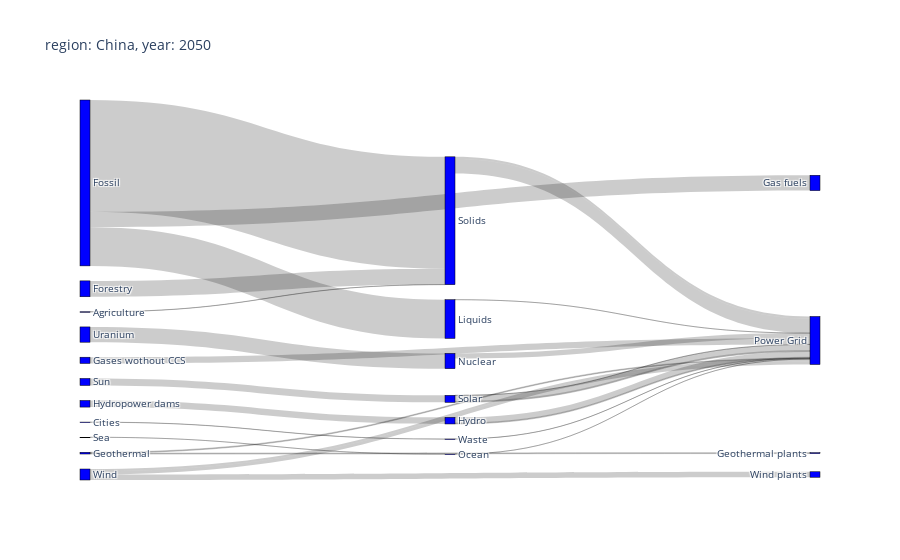

Write notebook code for a chart like this one.
### Markdown cell above
* **Sankey diagram of part of the Chinese energy system in 2050**

### Code cell
sankey_mapping = {
    "Primary Energy|Agriculture Products": ("Agriculture", "Solids"),
    "Primary Energy|Coal": ("Fossil", "Solids"),
    "Primary Energy|Forestry Products": ("Forestry", "Solids"),
    "Primary Energy|Geothermal": ("Geothermal", "Geothermal plants"),
    "Primary Energy|Hydropower": ("Hydropower dams", "Hydro"),
    "Primary Energy|Natural Gas": ("Fossil", "Gas fuels"),
    "Primary Energy|Nuclear": ("Uranium", "Nuclear"),
    "Primary Energy|Ocean": ("Sea", "Ocean"),
    "Primary Energy|Oil": ("Fossil", "Liquids"),
    "Primary Energy|Solar": ("Sun", "Solar"),
    "Primary Energy|Waste": ("Cities", "Waste"),
    "Primary Energy|Wind": ("Wind", "Wind plants"),

    "Secondary Energy|Electricity|Gas Fuels|w/ CCS": ("Gas fuels", "Power Grid"),
    "Secondary Energy|Electricity|Gas Fuels|w/o CCS": ("Gases wothout CCS", "Power Grid"),
    "Secondary Energy|Electricity|Geothermal": ("Geothermal", "Power Grid"),
    "Secondary Energy|Electricity|Hydro|Dammed": ("Hydro", "Power Grid"),
    "Secondary Energy|Electricity|Hydro|Run Of River": ("Hydro", "Power Grid"),
    "Secondary Energy|Electricity|Liquid Fuels|w/ CCS": ("Liquids", "Power Grid"),
    "Secondary Energy|Electricity|Liquid Fuels|w/o CCS": ("Liquids", "Power Grid"),
    "Secondary Energy|Electricity|Nuclear": ("Nuclear", "Power Grid"),
    "Secondary Energy|Electricity|Ocean": ("Ocean", "Power Grid"),
    "Secondary Energy|Electricity|Solar|CSP": ("Solar", "Power Grid"),
    "Secondary Energy|Electricity|Solar|Open Space|PV": ("Solar", "Power Grid"),
    "Secondary Energy|Electricity|Solar|Urban|PV": ("Solar", "Power Grid"),
    "Secondary Energy|Electricity|Solid|Biomass|w/ CCS": ("Solids", "Power Grid"),
    "Secondary Energy|Electricity|Solid|Biomass|w/o CCS": ("Solids", "Power Grid"),
    "Secondary Energy|Electricity|Solid|Fossil|w/ CCS": ("Solids", "Power Grid"),
    "Secondary Energy|Electricity|Solid|Fossil|w/o CCS": ("Solids", "Power Grid"),
    "Secondary Energy|Electricity|Waste|w/ CCS": ("Waste", "Power Grid"),
    "Secondary Energy|Electricity|Waste|w/o CCS": ("Waste", "Power Grid"),
    "Secondary Energy|Electricity|Wind|Offshore": ("Wind", "Power Grid"),
    "Secondary Energy|Electricity|Wind|Onshore": ("Wind", "Power Grid")
}


data = df.filter(**args,region="China", year=2050, unit="EJ/yr").plot.sankey(mapping=sankey_mapping)
# calling `show()` is necessary to have the thumbnail in the gallery overview
plotly.io.show(data)

### Figure 1 — Plotly figure (JSON) as saved in the notebook; plotly's stock layout.template omitted (floating-point values rounded to 4 significant figures)
{"data": [{"link": {"hovertemplate": "\"%{source.label}\" to \"%{target.label}\":                 %{value}<extra></extra>", "source": [13, 1, 21, 20, 18, 1, 11, 19, 1, 15, 8, 9, 3, 17, 20, 4, 4, 16, 16, 7, 10, 0, 0, 0, 12, 12, 12, 12, 2, 2, 9, 9], "target": [12, 12, 12, 5, 4, 3, 7, 10, 16, 0, 2, 6, 14, 14, 14, 14, 14, 14, 14, 14, 14, 14, 14, 14, 14, 14, 14, 14, 14, 14, 14, 14], "value": [0.1186, 82.51, 11.72, 0.6476, 4.882, 11.33, 11.27, 8.957e-06, 28.56, 5.179, 0.1285, 4.054, 0, 4.611, 0.6442, 4.258, 0.6242, 0, 0.0003348, 3.756, 8.957e-06, 0.0004276, 4.46, 0.7184, 0, 1.555, 0, 10.73, 0, 0.02614, 1.72, 2.334]}, "node": {"color": "blue", "hovertemplate": "%{label}: %{value}<extra></extra>", "label": ["Solar", "Fossil", "Waste", "Gas fuels", "Hydro", "Geothermal plants", "Wind plants", "Nuclear", "Cities", "Wind", "Ocean", "Uranium", "Solids", "Agriculture", "Power Grid", "Sun", "Liquids", "Gases wothout CCS", "Hydropower dams", "Sea", "Geothermal", "Forestry"], "line": {"color": "black", "width": 0.5}, "pad": 15, "thickness": 10}, "type": "sankey", "valuesuffix": "EJ/yr"}], "layout": {"font": {"size": 10}, "title": {"text": "region: China, year: 2050"}}}
